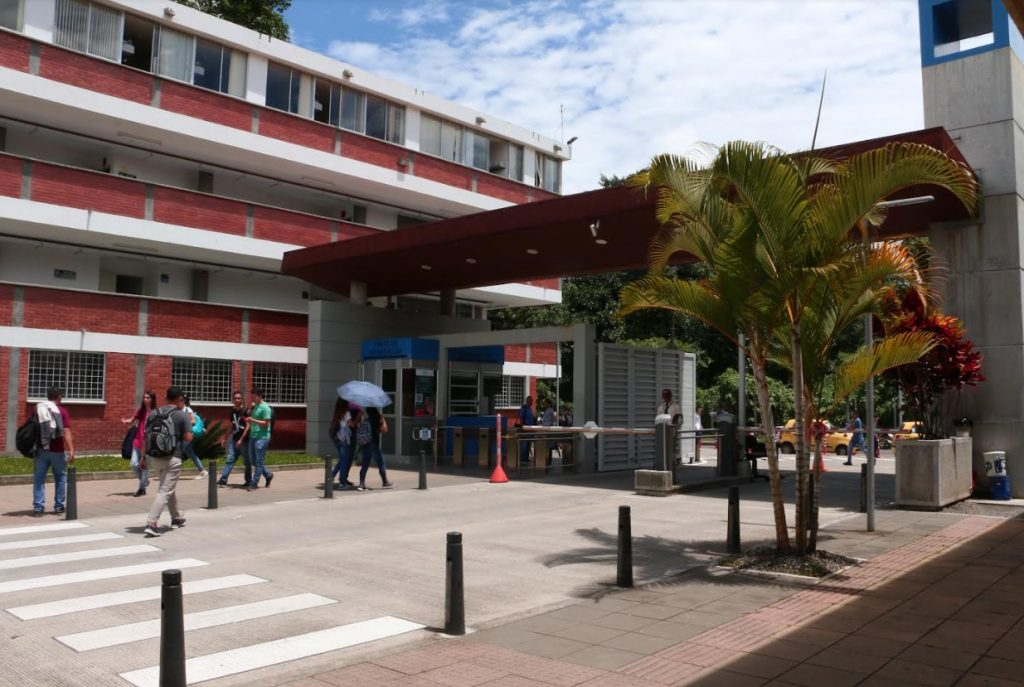
#> input picture imagenes/1.jpg, 1024 x 687 px
$ python capa.py
#> lines starting #> are read from the running program, lines starting #| are printed output that depends on the picture
### procesamiento.py
import numpy as np

def procesamiento(Imagen1, Imagen2, factor):
    return (Imagen1 * factor) + (Imagen2 * (1-factor))


# [17 lines left out: functions capaRoja, capaAzul, capaVerde, not called in this run]

def capaAmarillo(imagen):
    imgC = np.copy(imagen)
    imgC[:, :, 2] = 0  # B = 0
    return imgC

def capaCyan(imagen):
    imgC = np.copy(imagen)
    imgC[:, :, 0] = 0  # R = 0
    return imgC

def capaMagenta(imagen):
    imgC = np.copy(imagen)
    imgC[:, :, 1] = 0  # G = 0
#> in capaAmarillo, `imgC[:, :, 2] = 0`:
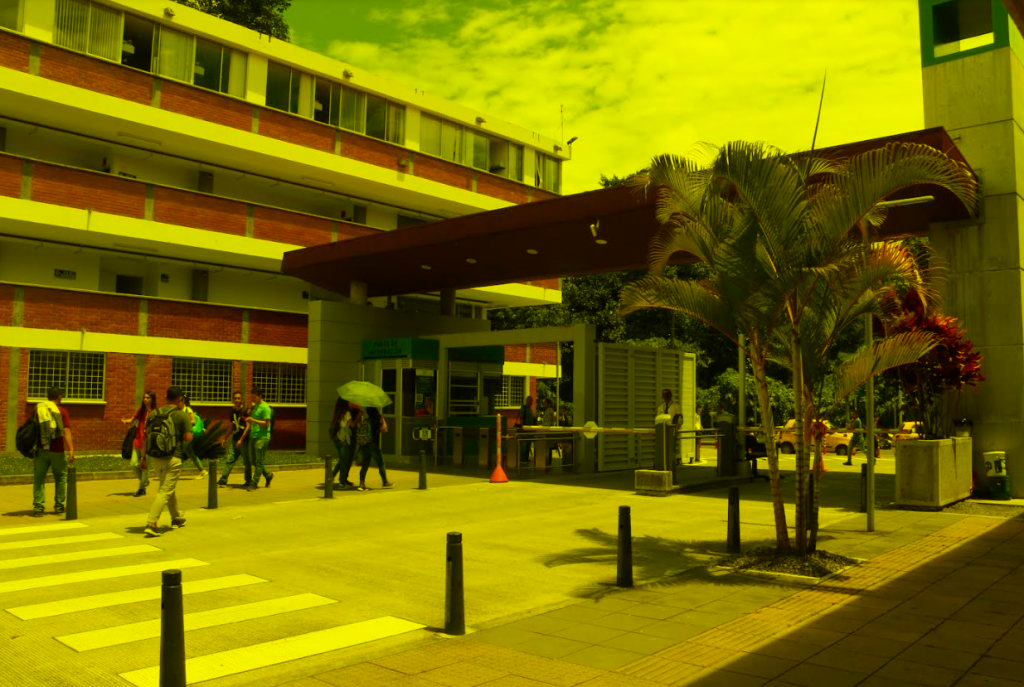
#> imgC: shape (687, 1024, 3) float64; mean R, G, B 0.471, 0.435, 0
    return imgC


def capaKey(imagen):
    # Asegurarse que los valores estén en [0,1]
    img = np.copy(imagen)
    R, G, B = img[:,:,0], img[:,:,1], img[:,:,2]
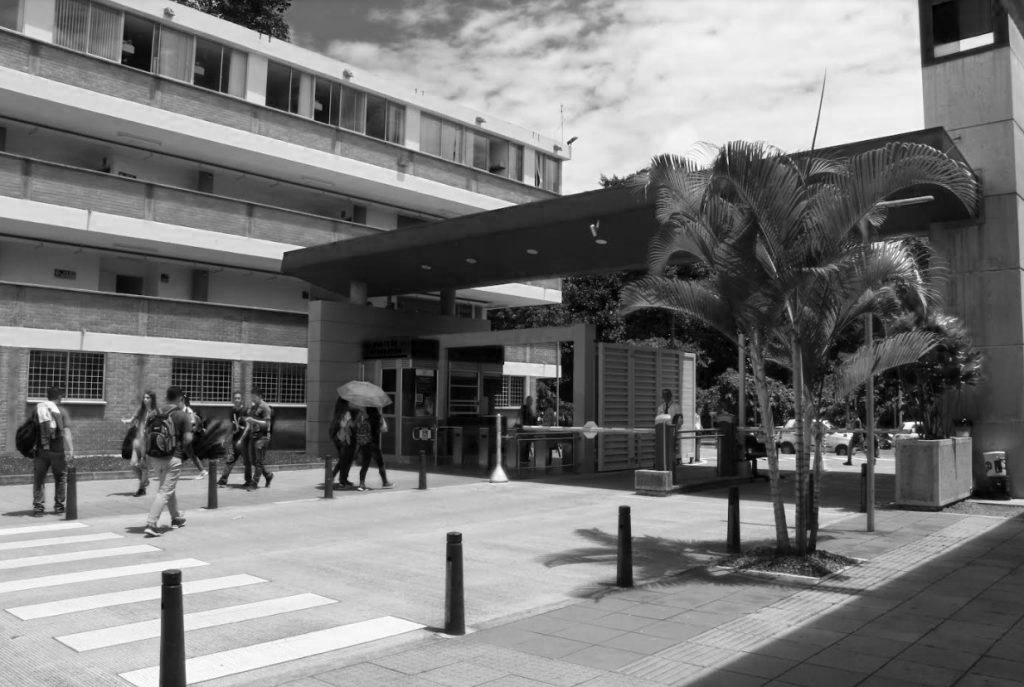
#> R: shape (687, 1024) float64; min 0, max 1, mean 0.471
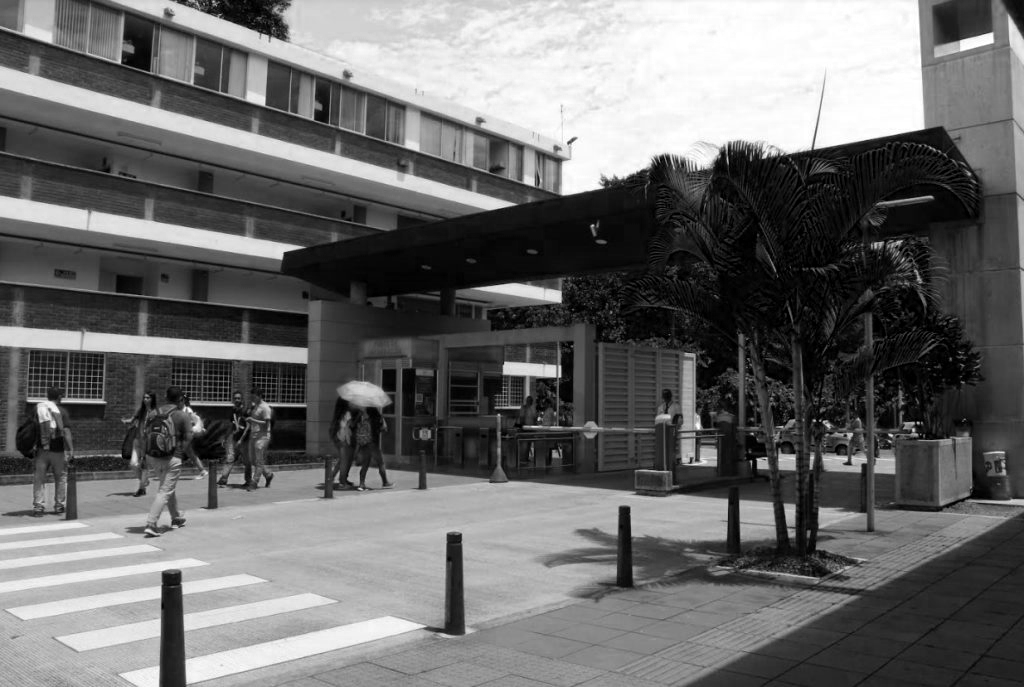
#> B: shape (687, 1024) float64; min 0, max 1, mean 0.419

    # Conversión a CMY
    C = 1 - R
    M = 1 - G
    Y = 1 - B
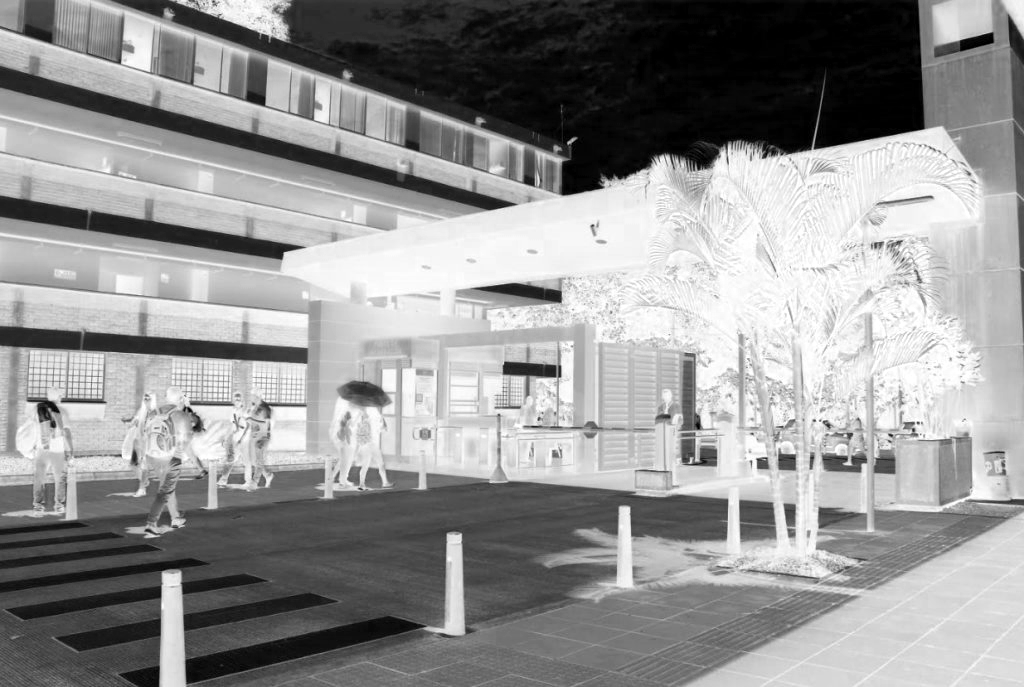
#> Y: shape (687, 1024) float64; min 0, max 1, mean 0.581

    # Componente K (negro) es el mínimo de los tres
    K = np.minimum(np.minimum(C, M), Y)
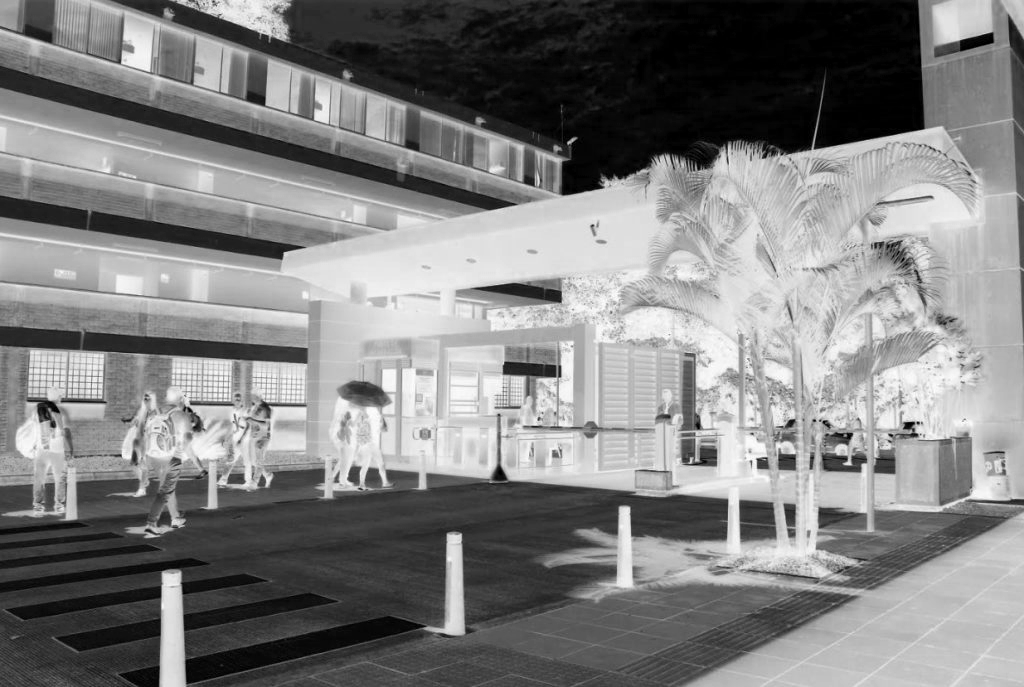
#> K: shape (687, 1024) float64; min 0, max 1, mean 0.506

    # Imagen en escala de grises
    imgKey = np.zeros_like(img)
    imgKey[:,:,0] = K
    imgKey[:,:,1] = K
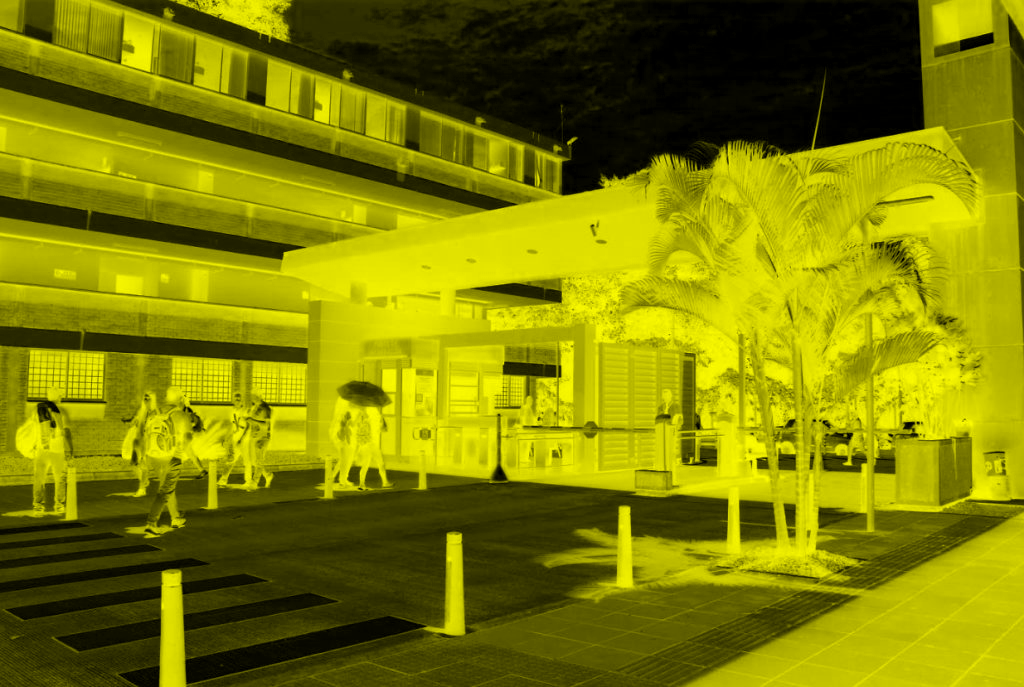
#> imgKey: shape (687, 1024, 3) float64; mean of channels 0, 1, 2 0.506, 0.506, 0; drawn as R, G, B
    imgKey[:,:,2] = K

    return imgKey


def invertida(imagen):
    return 1 - imagen

# [64 lines left out: functions capaGrises, luminosidad, midgray, ajustarBillo, ajustarBilloCanal, aumentarContraste and 4 more, not called in this run]


def invertida(imagen):
    """Calcula el negativo de la imagen."""
    return 1.0 - imagen

# [23 lines left out: functions ajustarBrillo, aumentarContraste, binarizar, rotar_imagen, not called in this run]

### capa.py
import matplotlib.pyplot as plt
import numpy as np
import procesamiento as prot

Imagen1 = plt.imread('imagenes/1.jpg') / 255

fig, axs = plt.subplots(2, 2, figsize=(10, 8))
fig.suptitle("Capas CMYK")

# Capa Cyan
imgCyan = prot.capaCyan(Imagen1)
axs[0, 0].imshow(imgCyan)
axs[0, 0].set_title("Cyan")
axs[0, 0].axis("off")

# Capa Magenta
imgMagenta = prot.capaMagenta(Imagen1)
axs[0, 1].imshow(imgMagenta)
axs[0, 1].set_title("Magenta")
axs[0, 1].axis("off")

# Capa Yellow
imgYellow = prot.capaAmarillo(Imagen1)
axs[1, 0].imshow(imgYellow)
axs[1, 0].set_title("Yellow")
axs[1, 0].axis("off")

# Capa Key (Negro)
imgKey = prot.capaKey(Imagen1)
axs[1, 1].imshow(imgKey, cmap="gray")
axs[1, 1].set_title("Key (Black)")
axs[1, 1].axis("off")

plt.tight_layout()
plt.show()
